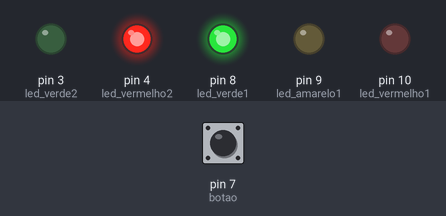
Simulated run of this sketch. Board: Arduino Uno, built with avr-gcc and run on an emulated ATmega328P. On the bench: output pins drawn as LEDs (lit = HIGH). The test bench sets the inputs (shaded band); at power-on: pin 7 (botao) LOW.

Above: at 1.2 s.
1.3 s: pin 7 (botao) pulled HIGH for 0.25 s
At 2.4 s:
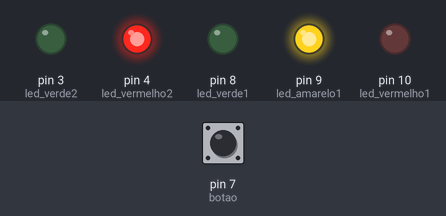
3.0 s: pin 7 (botao) pulled HIGH for 1 s
At 3.6 s:
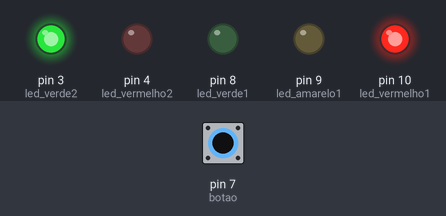
5.5 s: pin 7 (botao) pulled HIGH for 0.25 s
At 6.0 s:
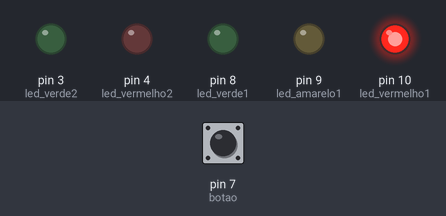
8.5 s: pin 7 (botao) pulled HIGH for 3.2 s
At 9.1 s:
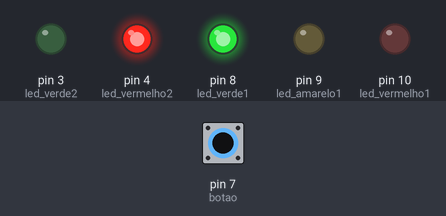
Timing chart, 0 to 11.5 s (numbered marks = the images above; inputs shaded):
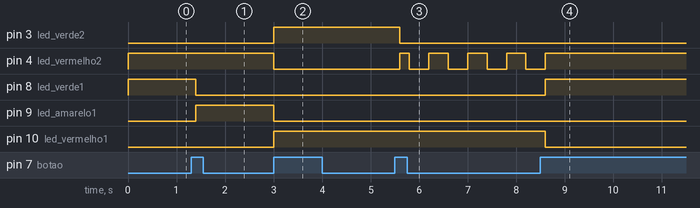

The sketch:

semaforo_pedestre_cond.ino
```cpp
//ex de circuito com semaforo de carro e pedestre usando variaveis condicionais

#define led_vermelho1 10
#define led_amarelo1 9
#define led_verde1 8
#define botao 7
#define led_vermelho2 4
#define led_verde2 3

int faseSemaforo;     // guarda a fase atual do semáforo
int estadobotao;       // leitura atual do botão
int estadoanteriorbotao;   // leitura atual do botão
int tempopisca;         // contador para controlar o pisca
int estadopisca;        // estado atual do LED que vai piscar

void setup() {
  pinMode(led_vermelho1, OUTPUT);
  pinMode(led_amarelo1, OUTPUT);
  pinMode(led_verde1, OUTPUT);
  pinMode(botao, INPUT);
  pinMode(led_vermelho2, OUTPUT);
  pinMode(led_verde2, OUTPUT);

  faseSemaforo = 1;     //começa na fase 1
  estadoanteriorbotao = digitalRead(botao);

  tempopisca = 0;
  estadopisca = HIGH;     //led começa ligado na fase de pisca
}

void loop() {

  estadobotao = digitalRead(botao);
  // detecta o momento em que o botão foi pressionado
  // (transição de LOW para HIGH)
  if((estadobotao == HIGH) && (estadoanteriorbotao == LOW)){
    if(faseSemaforo < 4){
      faseSemaforo++;
    }else{
      faseSemaforo = 1;  // volta para a fase inicial
    }
  }
  // atualiza o estado anterior do botão
  estadoanteriorbotao = estadobotao;

  if(faseSemaforo == 1){  // fase 1: semáforo 1 verde, semáforo 2 vermelho
    digitalWrite(led_verde1, HIGH);
    digitalWrite(led_amarelo1, LOW);
    digitalWrite(led_vermelho1, LOW);

    digitalWrite(led_verde2, LOW);
    digitalWrite(led_vermelho2, HIGH);

  }
  if(faseSemaforo == 2){ // fase 2: semáforo 1 amarelo, semáforo 2 vermelho
    digitalWrite(led_verde1, LOW);
    digitalWrite(led_amarelo1, HIGH);
    digitalWrite(led_vermelho1, LOW);

    digitalWrite(led_verde2, LOW);
    digitalWrite(led_vermelho2, HIGH);

  }
  if(faseSemaforo == 3){ // fase 3: semáforo 1 vermelho, semáforo 2 verde
    digitalWrite(led_verde1, LOW);
    digitalWrite(led_amarelo1, LOW);
    digitalWrite(led_vermelho1, HIGH);

    digitalWrite(led_verde2, HIGH);
    digitalWrite(led_vermelho2, LOW);
  }
  if(faseSemaforo == 4){ // fase 4: semáforo 1 vermelho e semáforo 2 vermelho piscando
    digitalWrite(led_verde1, LOW);
    digitalWrite(led_amarelo1, LOW);
    digitalWrite(led_vermelho1, HIGH);

    tempopisca++;// alterna o estado do LED vermelho 2 a cada 2 ciclos do loop
    if(tempopisca == 2){
      estadopisca = !estadopisca;
      tempopisca = 0;
    }
    digitalWrite(led_verde2, LOW);
    digitalWrite(led_vermelho2, estadopisca);

  }
  delay(200);  //delay pra desacelerar o loop

}
```

Measured:
- after the input at 1.3 s, pin 8 (led_verde1): HIGH → LOW after 0.10 s; pin 9 (led_amarelo1): LOW → HIGH after 0.10 s
- after the input at 3.0 s, pin 3 (led_verde2), pin 10 (led_vermelho1): LOW → HIGH at once; pin 4 (led_vermelho2), pin 9 (led_amarelo1): HIGH → LOW at once
- after the input at 5.5 s, pin 3 (led_verde2): HIGH → LOW after 0.10 s; pin 4 (led_vermelho2): LOW → HIGH after 0.10 s, then repeats every 0.80 s: LOW 0.40 s, HIGH 0.40 s
- after the input at 8.5 s, pin 4 (led_vermelho2): goes on until 8.6 s, then stays HIGH; pin 8 (led_verde1): LOW → HIGH after 0.10 s; pin 10 (led_vermelho1): HIGH → LOW after 0.10 s
